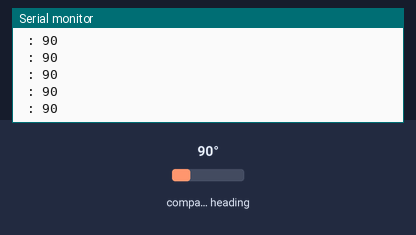
A sketch run on a simulated ESP8266 (NodeMCU). Parts: the last lines printed to the serial monitor. The test bench sets the inputs (shaded band); at power-on: compass heading 90°.

Above: at 1.2 s.
1.3 s: compass heading set to 7°
At 1.32 s:
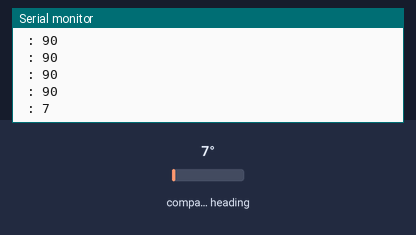
2.8 s: compass heading set to 180°
At 2.83 s:
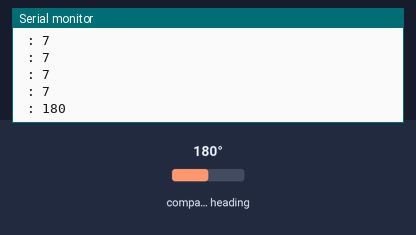
Timing chart, 0 to 5.8 s (numbered marks = the images above; inputs shaded):
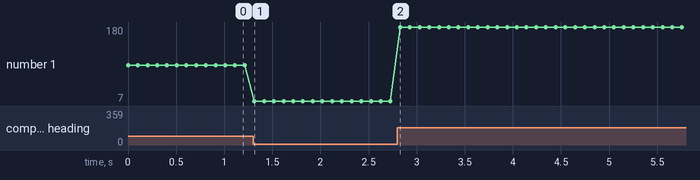

Measured:
- after the input at 1.3 s, the serial monitor: prints a new line at once (image 1)
- after the input at 2.8 s, the serial monitor: prints a new line at once (image 2)
- plotted number 1: 90 → 7 after the input at 1.3 s, 7 → 180 after the input at 2.8 s

The sketch:

azimuth.ino
```cpp
#include <Wire.h>
#include <MechaQMC5883.h>

MechaQMC5883 qmc;
float inicio;
float tiempo;

void setup() {
  Wire.begin(D4, D1); //Wire.begin(int sda, int scl), esto quiere decir que estamos usando el D2 como sda y el D1 como scl
  Serial.begin(9600);
  qmc.init();
  inicio=millis(); //Permite realizar tomas de datos por un periodo determinado de tiempo
  tiempo=0; //Tiempo transcurrido desde inicio de toma de datos
  qmc.setMode(Mode_Continuous,ODR_200Hz,RNG_2G,OSR_512);
}

void loop() {
  tiempo=millis()-inicio;
  if (tiempo>=0000){
  int x, y, z;
  int azimuth;
  //float azimuth; //is supporting float too
  qmc.read(&x, &y, &z,&azimuth);
  //azimuth = qmc.azimuth(&y,&x);//you can get custom azimuth
  //Serial.print("x: ");
  //Serial.print(x);
  //Serial.print(" y: ");
  //Serial.print(y);
  //Serial.print(" z: ");
  //Serial.print(z);
  Serial.print(" : ");
  Serial.print(azimuth);
  Serial.println();
  delay(100);
  }
}
```
